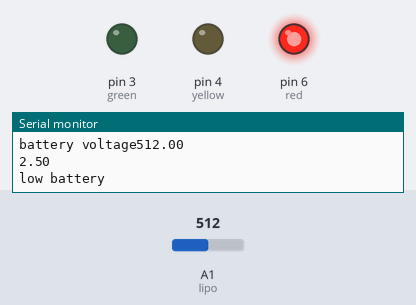
Simulated run of this sketch. Board: Arduino Uno, built with avr-gcc and run on an emulated ATmega328P. On the bench: output pins drawn as LEDs (lit = HIGH), the last lines printed to the serial monitor. The test bench sets the inputs (shaded band); at power-on: A1 (lipo) = 512.

Above: at 1.8 s.
1.9 s: A1 (lipo) set to 889
3.4 s: A1 (lipo) set to 907
At 4.3 s:
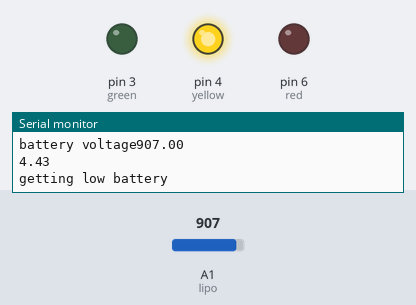
4.9 s: A1 (lipo) set to 991
6.6 s: A1 (lipo) set to 1014
At 7.5 s:
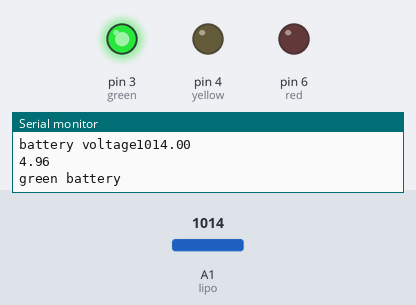
8.1 s: A1 (lipo) set to 962
12.2 s: A1 (lipo) set to 932
At 13.2 s:
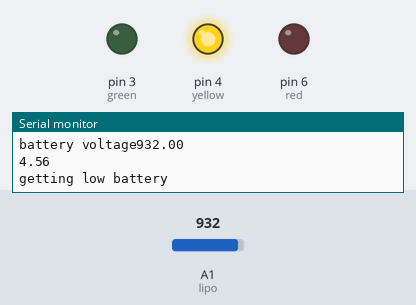
Timing chart, 0 to 14.7 s (numbered marks = the images above; inputs shaded):
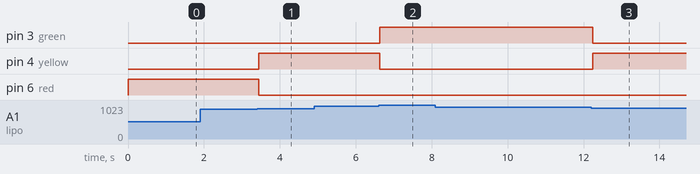

Measured:
- the behaviour switches between 900 and 901 on A1 (lipo) (found by bisection; images 0 and 1)
- the behaviour switches between 1000 and 1001 on A1 (lipo) (found by bisection; images 1 and 2)
- the behaviour switches between 950 and 949 on A1 (lipo) (found by bisection; images 2 and 3)
- after the input at 3.4 s, pin 4 (yellow): LOW → HIGH at once; pin 6 (red): HIGH → LOW at once
- after the input at 6.6 s, pin 3 (green): LOW → HIGH at once; pin 4 (yellow): HIGH → LOW at once
- after the input at 12.2 s, pin 3 (green): HIGH → LOW at once; pin 4 (yellow): LOW → HIGH at once

The sketch:

lipo_checker_bluetooth.ino
```cpp
#define red   6
#define yellow 4
#define green 3
#define lipo  A1
float lipoV = 0;
float v = 0;

void setup()
{
pinMode(red,OUTPUT);
pinMode(yellow,OUTPUT);
pinMode(green,OUTPUT);
pinMode(lipo,INPUT);
Serial.begin(9600);

}
void loop()
{
lipoV = analogRead(lipo);
Serial.println(lipoV);
Serial.print("battery voltage");
v = (lipoV * 5  )/1023;
if(lipoV<850)
{
  digitalWrite(red,HIGH);
  digitalWrite(yellow,LOW);
  digitalWrite(green,LOW);
  Serial.println(lipoV);
  Serial.println(v);
  Serial.println("low battery");
  delay(1000);
}
if(lipoV>900 && lipoV<950)
{
  digitalWrite(red,LOW);
  digitalWrite(yellow,HIGH);
  digitalWrite(green,LOW);
  Serial.println(lipoV);
  Serial.println(v);
  Serial.println("getting low battery");
  delay(1000);
}
if(lipoV>1000)
{
  digitalWrite(red,LOW);
  digitalWrite(yellow,LOW);
  digitalWrite(green,HIGH);
  Serial.println(lipoV);
  Serial.println(v);
  Serial.println("green battery");
  delay(1000);
}
}
```
